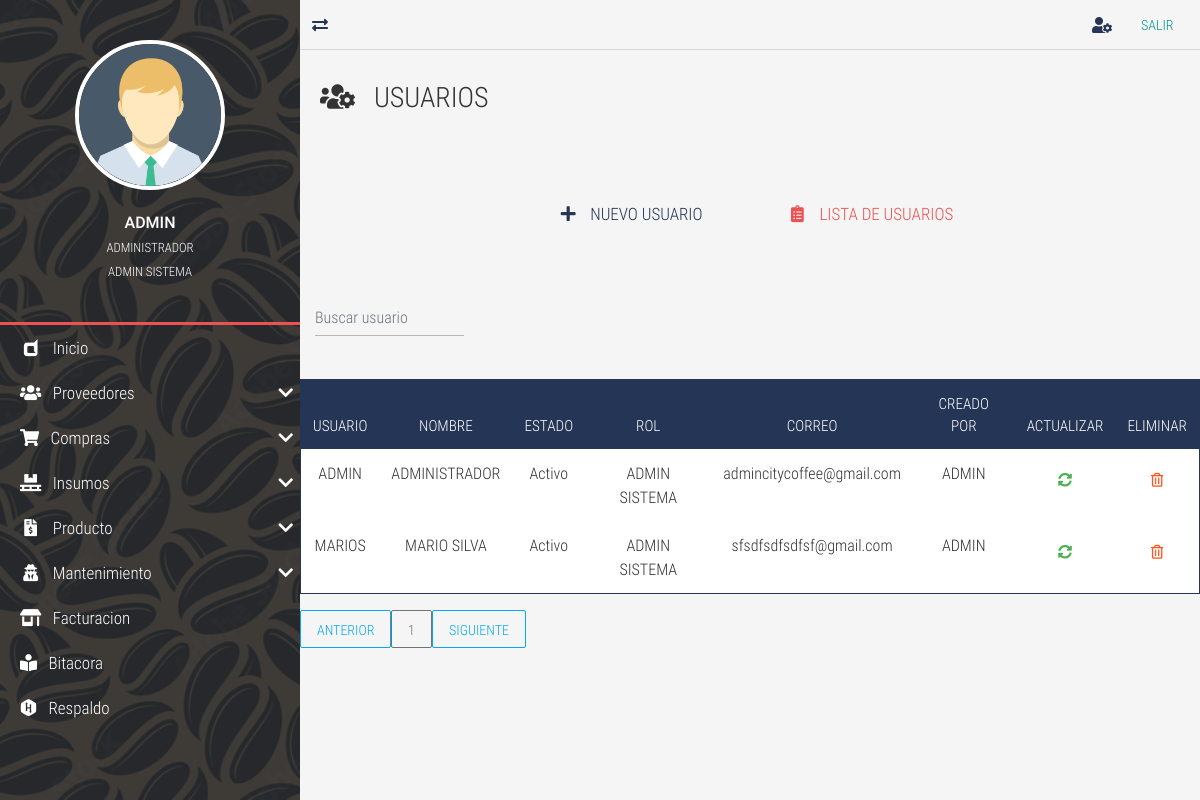
Page /user-list/ (signed in) on the earlier database version.
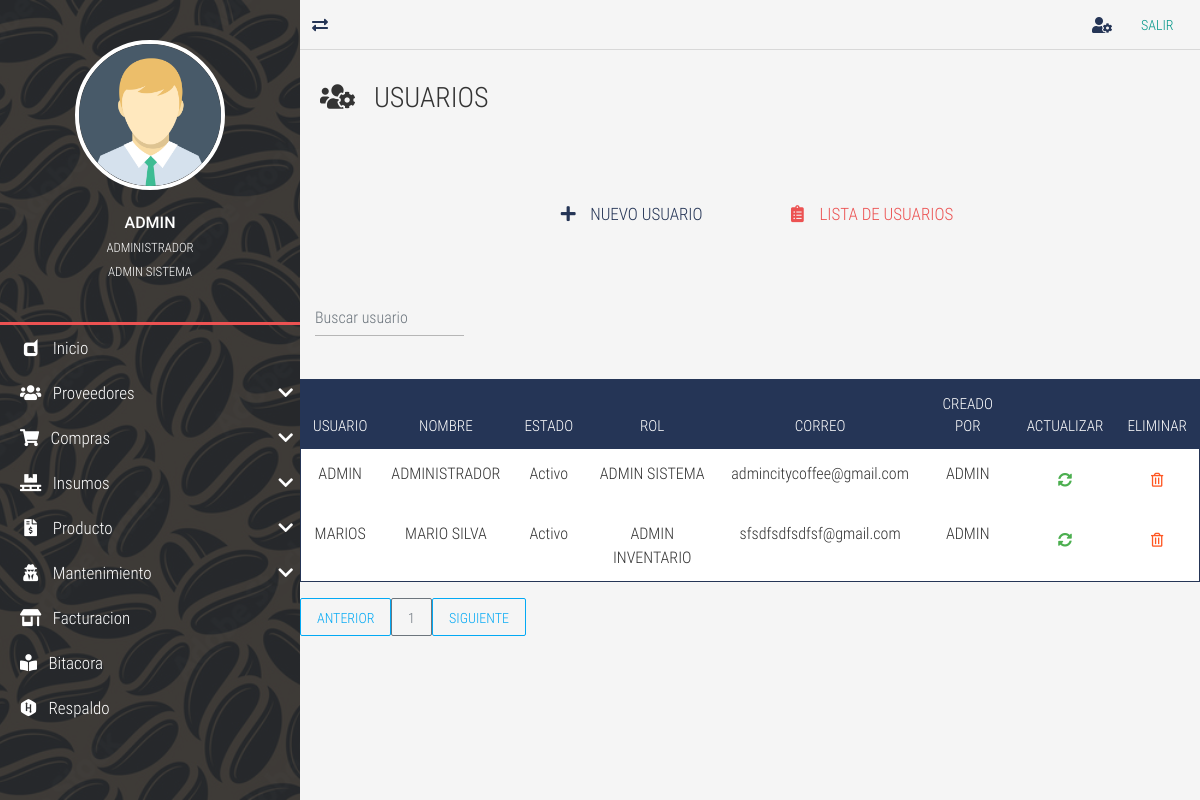
Same page on the later database version.
### tables this page shows
CREATE TABLE `TBL_usuarios` (
  `id_usuario` int NOT NULL AUTO_INCREMENT,
  `usuario` varchar(50) NOT NULL,
  `nombre_usuario` varchar(100) NOT NULL,
  `estado_usuario` enum('Activo','Inactivo','Bloqueado','Nuevo') NOT NULL,
  `contrasena` varchar(100) NOT NULL,
  `id_rol` int NOT NULL,
  `fecha_ultima_conexion` date DEFAULT NULL,
  `preguntas_contestadas` int DEFAULT NULL,
  `primer_ingreso` int DEFAULT NULL,
  `fecha_vencimiento` date DEFAULT NULL,
  `correo_electronico` varchar(50) DEFAULT NULL,
  `creado_por` varchar(30) DEFAULT NULL,
  `fecha_creacion` datetime DEFAULT NULL,
  `modificado_por` varchar(30) DEFAULT NULL,
  `fecha_modificacion` datetime DEFAULT NULL,
  PRIMARY KEY (`id_usuario`)
);

CREATE TABLE `TBL_ms_roles` (
  `id_rol` int NOT NULL AUTO_INCREMENT,
  `rol` varchar(50) NOT NULL DEFAULT '',
  `descripcion` varchar(100) DEFAULT NULL,
  `creado_por` varchar(50) DEFAULT NULL,
  `fecha_creacion` datetime DEFAULT NULL,
  `modificado_por` varchar(50) DEFAULT NULL,
  `fecha_modificacion` datetime DEFAULT NULL,
  PRIMARY KEY (`id_rol`)
);

### controladores/vistasControlador.php (called while the page is built, shortened)
<?php
	class vistasControlador extends vistasModelo{
		public function obtener_plantilla_controlador(){
			return require_once "./vistas/plantilla.php";
		}
	}

### index.php (called while the page is built, shortened)
<?php
	require_once "./controladores/vistasControlador.php";
	$plantilla = new vistasControlador();
	$plantilla->obtener_plantilla_controlador();

### vistas/contenidos/user-list-view.php (the view, shortened to what this page needs)
<div class="full-box page-header">
	<h3 class="text-left">
		<i class="fas fa-users-cog"></i> &nbsp; USUARIOS
	</h3>
</div>
<div class="container-fluid">
	<ul class="full-box list-unstyled page-nav-tabs">
		<li>
			<a href="<?php echo SERVERURL; ?>user-new/"><i class="fas fa-plus fa-fw"></i> &nbsp; NUEVO USUARIO</a>
		</li>
		<li>
			<a class="active" href="<?php echo SERVERURL; ?>user-list/"><i class="fas fa-clipboard-list fa-fw"></i> &nbsp; LISTA DE USUARIOS</a>
		</li>
	</ul>
</div>
<?php
$where="";
?>
      <div class="container-fluid">
  <form class="d-flex">
      <input class="form-control me-2 light-table-filter" data-table="table_id" type="text"
      placeholder="Buscar usuario">
      </form>
  </div>
  <br>
      <table class="table table-striped table-dark table_id text-center" id="tblDatos">
                         <thead>
                         <tr>
                        <th>USUARIO</th>
                        <th>NOMBRE</th>
                        <th>ESTADO</th>
                        <th>ROL</th>
                        <th>CORREO</th>
                        <th>CREADO POR</th>
						<th>ACTUALIZAR</th>
						<th>ELIMINAR</th>
                        </tr>
                        </thead>
                        <tbody>
				<?php
include ("./cone.php");
$SQL="SELECT u.id_usuario, u.usuario, u.nombre_usuario, u.estado_usuario, r.rol,u.correo_electronico,
u.creado_por FROM TBL_usuarios u
inner JOIN TBL_ms_roles r ON r.id_rol = u.id_rol
$where";
$dato = mysqli_query($conexion, $SQL);
if($dato -> num_rows >0){
    while($fila=mysqli_fetch_array($dato)){
?>
<tr>
<td><?php echo $fila['usuario']; ?></td>
<td><?php echo $fila['nombre_usuario']; ?></td>
<td><?php echo $fila['estado_usuario']; ?></td>
<td><?php echo $fila['rol']; ?></td>
<td><?php echo $fila['correo_electronico']; ?></td>
<td><?php echo $fila['creado_por']?></td>
<td>
	<a href="<?php echo SERVERURL; ?>user-update/<?php echo $fila['id_usuario']?>" class="btn btn-success">
		<i class="fas fa-sync-alt"></i>
	</a>
</td>
<td>
	<form class="FormularioAjax" action="<?php echo SERVERURL; ?>ajax/usuarioAjax.php" method="POST" data-form="delete" autocomplete="off">
	<button type="submit" class="btn btn-warning">
		<i class="far fa-trash-alt"></i>
	</button>
	</form>
</td>
</tr>
<?php
}
}else{
    ?>
    <tr class="text-center">
    <td colspan="16">No existen registros</td>
    </tr>
    <?php
}
?>
	</body>
  <div id="paginador" class=""></div>

Differences in the rows shown:
changed tbl_usuarios "MARIOS": id_rol.rol "ADMIN SISTEMA" → "ADMIN INVENTARIO"
